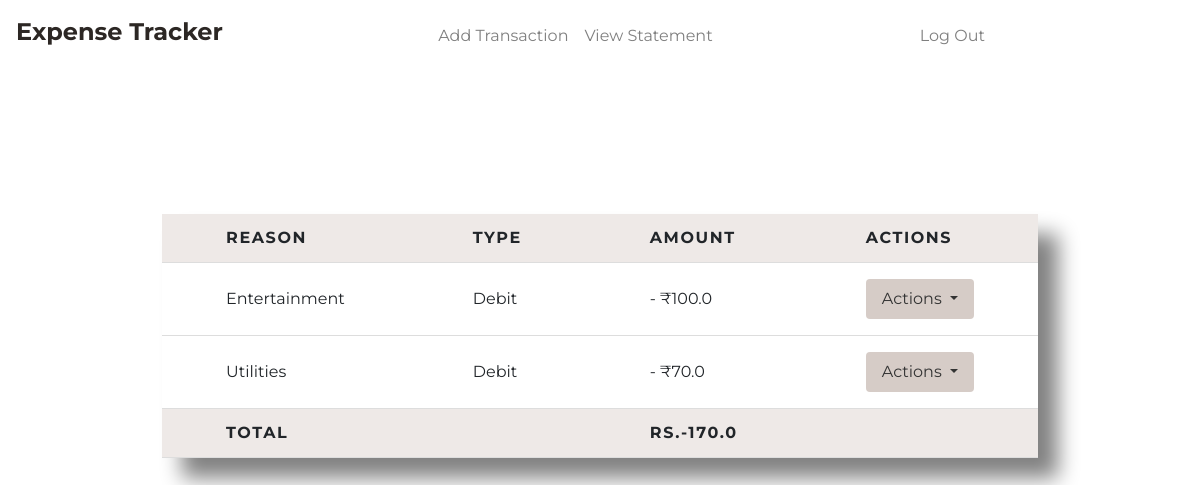
The app's page /statement (signed in), older data.
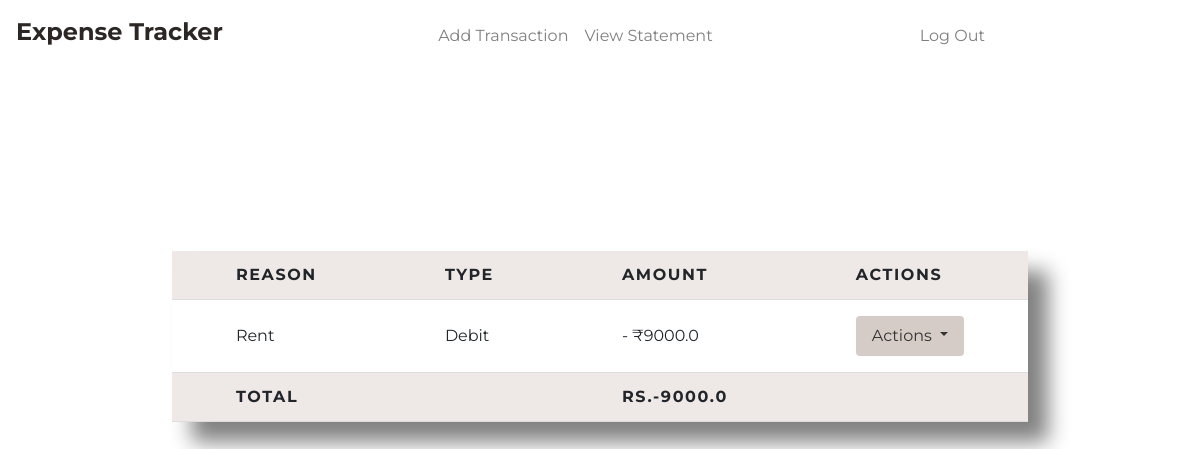
The same page, newer data.
### tables this page shows
CREATE TABLE transactions (id INTEGER PRIMARY KEY AUTOINCREMENT NOT NULL,
	 									user_id integer NOT NULL, reason type text NOT NULL,
	 									type text NOT NULL,amount double precision NOT NULL,
										timestamp timestamp NOT NULL DEFAULT CURRENT_TIMESTAMP);

### app.py (the view)
@app.route('/statement', methods=['GET'])
@login_required
def statement():
    user_id = session["user_id"]
    sql_query = "SELECT * FROM transactions WHERE user_id = :user_id"
    variables = {"user_id": user_id}
    rows = q.sql_select_query(db, sql_query, variables)
    sql_query = "SELECT balance FROM users WHERE id = :user_id"
    variables = {"user_id": user_id}
    balance_row = q.sql_select_query(db, sql_query, variables)
    balance = 0
    for record in rows:
        if record["type"] == "C":
            balance += record["amount"]
        elif record["type"] == "D":
            balance -= record["amount"]
    return render_template("statement.html", records=rows, balance=balance)

### Queries.py (called while the page is built)
def sql_select_query(conn, query, var):
	cur = conn.cursor()
	cur.execute(query,var)
	rows = cur.fetchall()
	return rows

### helper.py (called while the page is built)
def login_required(f):
	@wraps(f)
	def decorated_function(*args, **kwargs):
		if session.get("user_id") is None:
			return redirect("/login")
		return f(*args, **kwargs)
	return decorated_function

### templates/statement.html (shortened to what this page needs)
{% extends "layout.html" %}
{% block main %}
<center>
    <br>
    <br>
    <br>
    <div id="statement">
        <table id="statement-table">
            <thead>
                <th > Reason </th>
                <th > Type </th>
                <th > Amount </th>
                <th > Actions </th>
            </thead>
            <tbody>
                {% for record in records %}
                    <tr>
                        <td>{{ record.reason }}</td>
                        <td>
                            {% if 'C' == record.type %}
                                {{ "Credit" }}
                            {% else %}
                                {{ "Debit" }}
                            {% endif %}
                        </td>
                        <td>
                            {% if record.type == 'C' %}
                                {{ "+ ₹" + record.amount|string }}
                            {% else %}
                                {{ "- ₹" + record.amount|string }}
                            {% endif %}
                        </td>
                        <td>
                            <div class="dropdown">
                                <button class="btn btn-secondary dropdown-toggle" type="button" id="dropdownMenuButton" data-toggle="dropdown" aria-haspopup="true" aria-expanded="false">
                                    Actions
                                </button>
                            </div>
                        </td>
                    </tr>
                {% endfor %}
            </tbody>
            <tfoot>
                <th scope="col">Total</th>
                <th scope="col"></th>
                <th scope="col">{{ "Rs." + balance|string }}</th>
                <th scope="col"></th>
            </tfoot>
        </table>
    </div>
</center>
{% endblock %}

### templates/layout.html (shortened to what this page needs)
<!DOCTYPE html>
<html lang="en">
    <head>
        <link href="https://maxcdn.bootstrapcdn.com/bootstrap/4.1.3/css/bootstrap.min.css" rel="stylesheet">
        <link href="/static/styles.css" rel="stylesheet">
	</head>
	<body>
		<nav class="navbar navbar-expand-md navbar-light ">
            <div class="nav__header">
                <div class="nav__logo">
                    <a href="/">Expense Tracker</a>
                </div>
            </div>
            {% if session.user_id %}
            <div class="collapse navbar-collapse" id="navbar">
                    <ul class="navbar-nav mr-auto mt-2">
                        <li class="nav-item">
                            <a class="nav-link" href="/transaction">Add Transaction</a>
                        </li>
                        <li class="nav-item">
                            <a class="nav-link" href="/statement">View Statement</a>
                        </li>
                    </ul>
                    <ul class="navbar-nav mr-auto mt-2"">
                            <li class="nav-item">
                                <a class="nav-link" href="/logout">Log Out</a>
                            </li>
                    </ul>
                {% endif %}
            </div>
        </nav>
        <main>
            {% block main %} {% endblock %}
        </main>
	</body>
</html>

### static/styles.css (style rules this page uses)
:root { --primary-color: #d6ccc7; --text-dark: #2c2724; --white: #ffffff; --max-width: 1200px; }
* { padding: 0; margin: 0; box-sizing: border-box; }
.btn { outline: none; border: none; transition: 0.3s; cursor: pointer; }
a { text-decoration: none; transition: 0.3s; }
body { font-family: "Montserrat", sans-serif; }
nav { position: fixed; isolation: isolate; width: 100%; z-index: 9; }
.nav__header { padding: 1rem; width: 100%; display: flex; align-items: center; justify-content: space-between; background-color: var(--text-dark); }
.nav__logo a { font-size: 1.5rem; font-weight: 700; color: var(--white); }
#statement { display: grid; height: 50vh; justify-content: center; align-items: center; }
#statement-table { width: 100%; border-collapse: collapse; box-shadow: 20px 20px 20px 0.1px grey; border-spacing: 0; }
#statement-table th, #statement-table td { padding: 1rem 4rem; text-align: left; border-bottom: 1px solid #ddd; }
#statement-table th { padding: 0.75rem 4rem; background-color: #eee9e7; font-weight: bold; letter-spacing: 0.1rem; text-transform: uppercase; }
.dropdown-toggle { background-color: #d6ccc7; color: #333; border: none; padding: 8px 16px; border-radius: 4px; cursor: pointer; }
@media (width > 768px) { nav { position: static; padding: 2rem 1rem; max-width: var(--max-width); margin-inline: auto; display: flex; align-items: center; justify-content: space-between; gap: 2rem; } }
@media (width > 768px) { .nav__header { flex: 1; padding: 0; background-color: transparent; } }
@media (width > 768px) { .nav__logo a { color: var(--text-dark); } }

Row changes from the older to the newer data that the page shows:
removed transactions: reason "Entertainment", value "Debit", amount "- ₹100.0"
removed transactions: reason "Utilities", value "Debit", amount "- ₹70.0"
added transactions: reason "Rent", value "Debit", amount "- ₹9000.0"
Text that changed along with them:
{{ "Rs." + balance|string }}: "RS.-170.0" → "RS.-9000.0"
